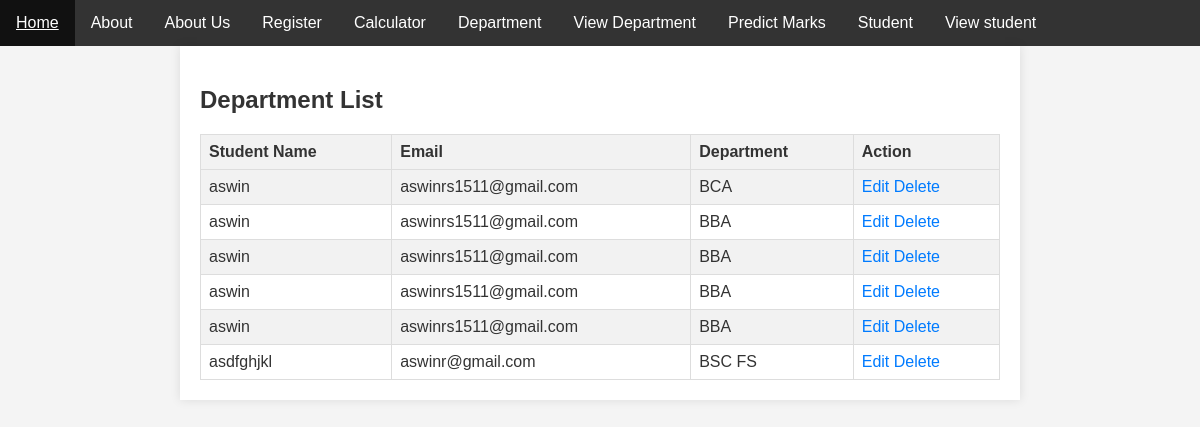
Before: /studentview/ with the older database file.
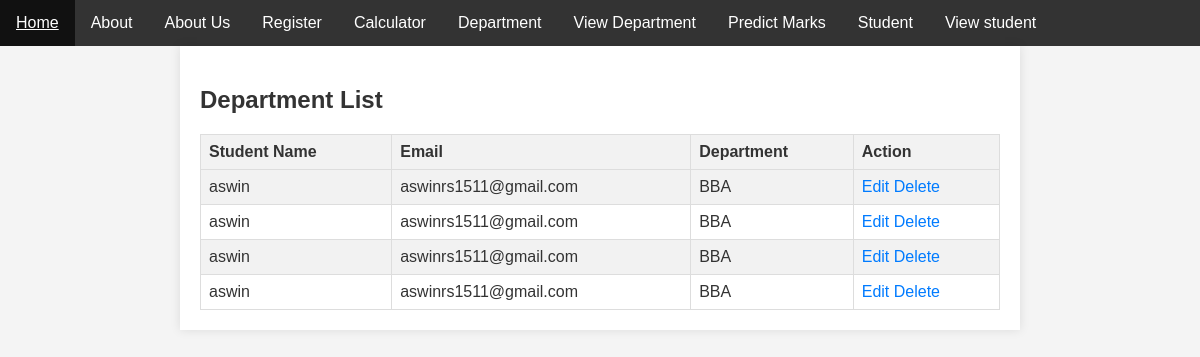
After: the same page with the newer database file.
### basics/models.py (models this page shows)
class StudentDetails(models.Model):
    STU_NAME=models.CharField(max_length=500)
    STU_EMAIL=models.CharField(max_length=500)
    STU_DEPT=models.CharField(max_length=500)

### basics/views.py (the view)
# urls.py: path('studentview/',studentview,name="studentview"),
def studentview(request):
    getstudents=StudentDetails.objects.all()
    return render(request,'studentview.html',context={'getstudents':getstudents})

### basics/templates/studentview.html (shortened to what this page needs)
<!DOCTYPE html>
<html lang="en">
<head>
</head>
<body>
    {% extends 'index.html' %}
    {% block content %}
    <div class="container">
        <h2>Department List</h2>
        <table>
            <tr>
                <th>Student Name</th>
                <th>Email</th>
                <th>Department</th>
                <th>Action</th>
            </tr>
            {% for student in getstudents %}
            <tr>
                <td>{{ student.STU_NAME }}</td>
                <td>{{ student.STU_EMAIL }}</td>
                <td>{{ student.STU_DEPT }}</td>
                <td>
                    <a href="/studentupdate/{{ student.id }}">Edit</a>
                    <a href="{% url 'delete_student' student.id %}">Delete</a>
                </td>
            </tr>
            {% endfor %}
        </table>
    </div>
    {% endblock %}

Changed rows visible on the page:
removed StudentDetails: STU_NAME "aswin", STU_EMAIL "aswinrs1511@gmail.com", STU_DEPT "BCA"
removed StudentDetails: STU_NAME "asdfghjkl", STU_EMAIL "aswinr@gmail.com", STU_DEPT "BSC FS"
